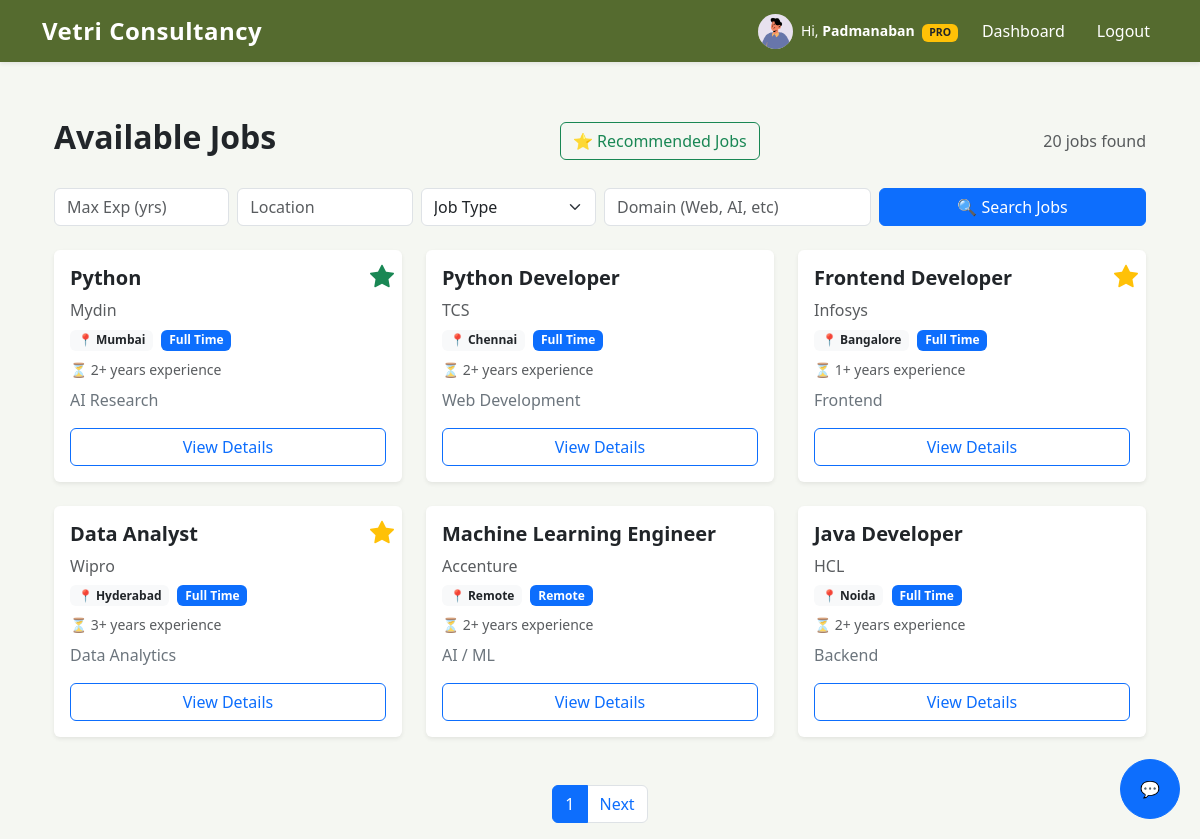
/jobs/ (signed in), run on the app's committed database.
### accounts/models.py (models this page shows, shortened)
class User(AbstractUser):
    ROLE_CHOICES = (
        ('CANDIDATE', 'Candidate'),
        ('CONSULTANT', 'Consultant'),
        ('ADMIN', 'Admin'),
    )
    username = None
    email = models.EmailField(unique=True)
    role = models.CharField(max_length=20, choices=ROLE_CHOICES, default='CANDIDATE')
    USERNAME_FIELD = 'email'
    REQUIRED_FIELDS = []
    objects = CustomUserManager()

### profiles/models.py (models this page shows, shortened)
class CandidateProfile(models.Model):
    user = models.OneToOneField(
        settings.AUTH_USER_MODEL,
        on_delete=models.CASCADE,
        related_name='profile'
    )
    first_name = models.CharField(max_length=50, blank=True)
    last_name = models.CharField(max_length=50, blank=True)
    phone = models.CharField(max_length=20, blank=True)
    location = models.CharField(max_length=100, blank=True)
    experience_years = models.DecimalField(
        max_digits=4, decimal_places=1, null=True, blank=True
    )
    skills = models.TextField(blank=True, help_text="Comma-separated skills")
    resume = models.FileField(
        upload_to=user_resume_path,
        validators=[
            FileExtensionValidator(allowed_extensions=['pdf', 'doc', 'docx']),
            validate_file_size_5mb
        ],
        null=True,
        blank=True
    )
    profile_image = models.ImageField(
        upload_to=user_profile_image_path,
        null=True,
        blank=True
    )
    bio = models.TextField(blank=True, null=True)
    linkedin = models.URLField(blank=True, null=True)
    github = models.URLField(blank=True, null=True)
    created_at = models.DateTimeField(default=timezone.now)
    updated_at = models.DateTimeField(auto_now=True)

### jobs/models.py (models this page shows, shortened)
class Job(models.Model):
    JOB_TYPE_CHOICES = (
        ('FT', 'Full Time'),
        ('PT', 'Part Time'),
        ('RM', 'Remote'),
    )
    posted_by = models.ForeignKey(
        settings.AUTH_USER_MODEL,
        on_delete=models.CASCADE,
        related_name='posted_jobs'
    )
    title = models.CharField(max_length=200)
    company = models.CharField(max_length=150)
    location = models.CharField(max_length=150)
    experience = models.PositiveIntegerField(help_text="Experience in years")
    job_type = models.CharField(max_length=2, choices=JOB_TYPE_CHOICES)
    domain = models.CharField(max_length=150, help_text="Eg: Web Development, Data Science")
    skills = models.TextField(help_text="Comma separated skills")
    description = models.TextField()
    posted_on = models.DateTimeField(auto_now_add=True)
    is_active = models.BooleanField(default=True)

### jobs/views.py (the view)
# urls.py: path('', jobs_list_view, name='jobs_list'),
@login_required
def jobs_list_view(request):
    user = request.user
    jobs = Job.objects.filter(is_active=True).order_by('-posted_on')
    if user.role == 'CONSULTANT':
        jobs = jobs.filter(posted_by=user)
    if user.role == 'CANDIDATE':
        experience = request.GET.get('experience')
        location = request.GET.get('location')
        job_type = request.GET.get('job_type')
        domain = request.GET.get('domain')
        skills = request.GET.get('skills')
        if experience:
            jobs = jobs.filter(experience__lte=experience)
        if location:
            jobs = jobs.filter(location__icontains=location)
        if job_type:
            jobs = jobs.filter(job_type=job_type)
        if domain:
            jobs = jobs.filter(domain__icontains=domain)
        if skills:
            jobs = jobs.filter(skills__icontains=skills)
    saved_job_ids = set()
    applied_job_ids = set()
    if user.role == 'CANDIDATE':
        saved_job_ids = set(SavedJob.objects.filter(user=user).values_list('job_id', flat=True))
        applied_job_ids = set(Application.objects.filter(user=user).values_list('job_id', flat=True))
    paginator = Paginator(jobs, 6)
    page_number = request.GET.get('page')
    page_obj = paginator.get_page(page_number)
    return render(request, 'jobs/jobs_list.html', {
        'page_obj': page_obj,
        'filters': request.GET,
        'saved_job_ids': saved_job_ids,
        'applied_job_ids': applied_job_ids,
    })

### subscriptions/models.py (called while the page is built)
    def is_pro(self):
        if self.plan != 'PRO':
            return False
        if self.end_date and self.end_date < timezone.now():
            return False
        return True

### jobs/templates/jobs/jobs_list.html (shortened to what this page needs)
{% extends "base.html" %}
{% block content %}
<div class="container mt-5">
    <div class="d-flex justify-content-between align-items-center mb-4">
        <h2 class="fw-bold">Available Jobs</h2>
  {% if user.is_authenticated and user.role == 'CANDIDATE' %}
    <a href="{% url 'jobs:recommended_jobs' %}"
       class="btn btn-outline-success">
        ⭐ Recommended Jobs
    </a>
{% endif %}
        <span class="text-muted">{{ page_obj.paginator.count }} jobs found</span>
    </div>
    <form method="get" class="row g-2 mb-4">
        <div class="col-md-2">
            <input type="number" name="experience" class="form-control" placeholder="Max Exp (yrs)"
                value="{{ filters.experience|default:'' }}">
        </div>
        <div class="col-md-2">
            <input type="text" name="location" class="form-control" placeholder="Location"
                value="{{ filters.location|default:'' }}">
        </div>
        <div class="col-md-2">
            <select name="job_type" class="form-select">
                <option value="">Job Type</option>
            </select>
        </div>
        <div class="col-md-3">
            <input type="text" name="domain" class="form-control" placeholder="Domain (Web, AI, etc)"
                value="{{ filters.domain|default:'' }}">
        </div>
        <div class="col-md-3">
            <button class="btn btn-primary w-100">
                🔍 Search Jobs
            </button>
        </div>
    </form>
    <div class="row">
        {% for job in page_obj %}
        <div class="col-md-4 mb-4">
            <div class="card shadow-sm h-100 border-0 job-card">
                {% if job.id in applied_job_ids %}
                <i class="bi bi-star-fill position-absolute top-0 end-0 m-2 text-success fs-4" title="Applied"></i>
                {% elif job.id in saved_job_ids %}
                <i class="bi bi-star-fill position-absolute top-0 end-0 m-2 text-warning fs-4" title="Saved"></i>
                {% endif %}
                <div class="card-body d-flex flex-column">
                    <h5 class="card-title fw-bold">{{ job.title }}</h5>
                    <p class="text-muted mb-1">{{ job.company }}</p>
                    <div class="mb-2">
                        <span class="badge bg-light text-dark me-1">
                            📍 {{ job.location }}
                        </span>
                        <span class="badge bg-primary">
                            {{ job.get_job_type_display }}
                        </span>
                    </div>
                    <p class="small text-muted mb-2">
                        ⏳ {{ job.experience }}+ years experience
                    </p>
                    <p class="card-text text-secondary">
                        {{ job.domain }}
                    </p>
                    <div class="mt-auto">
                        <a href="{% url 'jobs:job_detail' job.id %}" class="btn btn-outline-primary w-100">
                            View Details
                        </a>
                    </div>
                </div>
            </div>
        </div>
        {% empty %}
        <p class="text-center text-muted mt-4">
            No jobs found matching your criteria.
        </p>
        {% endfor %}
    </div>
    {% if page_obj.has_other_pages %}
    <nav class="mt-4">
        <ul class="pagination justify-content-center">
            <li class="page-item active">
                <span class="page-link">{{ page_obj.number }}</span>
            </li>
            {% if page_obj.has_next %}
            <li class="page-item">
                <a class="page-link" href="?page={{ page_obj.next_page_number }}">Next</a>
            </li>
            {% endif %}
        </ul>
    </nav>
    {% endif %}
</div>
{% endblock %}

### templates/base.html (shortened to what this page needs)
{% load static %}
<!DOCTYPE html>
<html lang="en">
<head>
    <link rel="stylesheet" href="https://cdn.jsdelivr.net/npm/bootstrap-icons@1.10.5/font/bootstrap-icons.css">
    <link href="https://cdn.jsdelivr.net/npm/bootstrap@5.3.3/dist/css/bootstrap.min.css" rel="stylesheet">
</head>
<body>
    {% if not hide_nav %}
    <nav class="navbar navbar-expand-lg fixed-top shadow-sm">
        <div class="container">
            <a class="navbar-brand logo"
                href="{% if user.is_authenticated %}{% url 'jobs:jobs_list' %}{% else %}{% url 'accounts:login' %}{% endif %}">
                Vetri Consultancy
            </a>
            <div class="collapse navbar-collapse" id="navbarNav">
                <ul class="navbar-nav ms-auto align-items-center gap-3">
                    {% if user.is_authenticated %}
<li class="nav-item d-flex align-items-center gap-2">
    {% if user.role == 'CANDIDATE' %}
        {% if user.profile.profile_image %}
            <img src="{{ user.profile.profile_image.url }}"
                 alt="Profile"
                 class="rounded-circle"
                 width="35"
                 height="35"
                 style="object-fit: cover;">
        {% endif %}
        <span class="text-white small">
            Hi,
            <strong>{{ user.profile.first_name|default:user.email }}</strong>
            {% if user.subscription.is_pro %}
                <span class="badge bg-warning text-dark ms-1">PRO</span>
            {% else %}
                <span class="badge bg-secondary ms-1">FREE</span>
            {% endif %}
        </span>
    {% elif user.role == 'CONSULTANT' %}
</li>
                    <li class="nav-item">
                        <a class="nav-link {% if request.resolver_match.url_name == 'dashboard' and request.resolver_match.app_name == 'accounts' %}active{% endif %}"
                            href="{% url 'accounts:dashboard' %}">
                            Dashboard
                        </a>
                    </li>
                    <li class="nav-item">
                        <form method="post" action="{% url 'accounts:logout' %}">
                            <button type="submit" class="logout-btn nav-link">Logout</button>
                        </form>
                    </li>
                    {% endif %}
                </ul>
            </div>
        </div>
    </nav>
    {% endif %}
    <div class="container">
        {% block content %}{% endblock %}
    </div>
<button id="chatbotBtn" class="btn btn-primary" style="position:fixed; bottom:20px; right:20px; border-radius:50%; width:60px; height:60px;">
    💬
</button>
</body>
</html>

### templates/base.html (style rules this page uses)
body { padding-top: 70px; background-color: #F5F7F2; }
.navbar { background-color: #556B2F !important; }
.navbar .nav-link, .navbar-brand { color: #ffffff !important; font-weight: 500; }
.logo { font-weight: bold; font-size: 1.5rem; letter-spacing: 0.5px; }
.logout-btn { color: #ffffff; background: none; border: none; padding: 0; }

### jobs/templates/jobs/jobs_list.html (style rules this page uses)
.job-card { transition: transform 0.2s ease, box-shadow 0.2s ease; }

### data on the page
User: profile.profile_image (picture), profile.first_name "Padmanaban"
Job: title "Python", company "Mydin", location "Mumbai", job_type "Full Time", experience "2", domain "AI Research"
Job: title "Python Developer", company "TCS", location "Chennai", job_type "Full Time", experience "2", domain "Web Development"
Job: title "Frontend Developer", company "Infosys", location "Bangalore", job_type "Full Time", experience "1", domain "Frontend"
Job: title "Data Analyst", company "Wipro", location "Hyderabad", job_type "Full Time", experience "3", domain "Data Analytics"
Job: title "Machine Learning Engineer", company "Accenture", location "Remote", job_type "Remote", experience "2", domain "AI / ML"
Job: title "Java Developer", company "HCL", location "Noida", job_type "Full Time", experience "2", domain "Backend"

### other printed values
{{ page_obj.paginator.count }} "20"
{{ page_obj.number }} "1"
